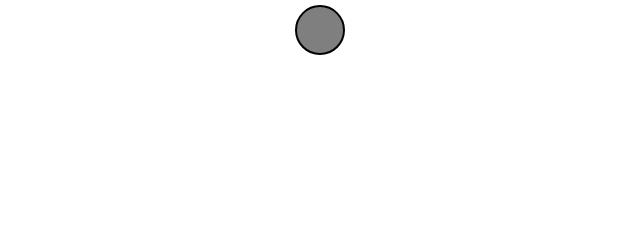
Frame 1 (no input)
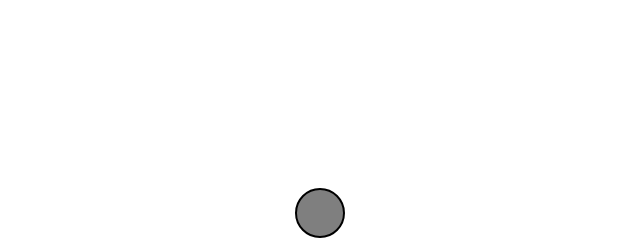
Frame 60 (no input)
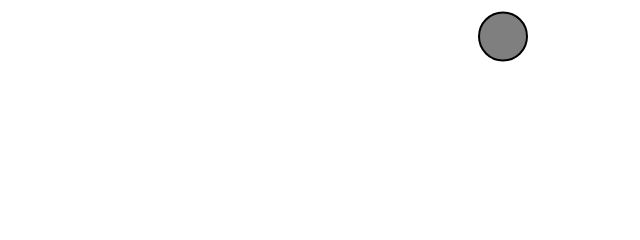
Frame 120 (the mouse pressed at the canvas centre since frame 60)

The p5.js sketch that drew these frames (run headless with seeded random() and noise() and a simulated clock; from frame 60 on, the mouse is pressed at the canvas centre):

// p5.js sketch
// ── sketch.js
// The Nature of Code
// Daniel Shiffman
// http://natureofcode.com

let mover;

function setup() {
  createCanvas(640, 240);
  mover = new Mover();
  createP('Click mouse to apply wind force.');
}

function draw() {
  background(255);

  let gravity = createVector(0, 0.1);
  mover.applyForce(gravity);

  if (mouseIsPressed) {
    let wind = createVector(0.1, 0);
    mover.applyForce(wind);
  }

  mover.update();
  mover.display();
  mover.checkEdges();
}

// ── mover.js
// The Nature of Code
// Daniel Shiffman
// http://natureofcode.com

class Mover {
  constructor() {
    this.mass = 1;
    this.position = createVector(width / 2, 30);
    this.velocity = createVector(0, 0);
    this.acceleration = createVector(0, 0);
  }

  applyForce(force) {
    var f = p5.Vector.div(force, this.mass);
    this.acceleration.add(f);
  }

  update() {
    this.velocity.add(this.acceleration);
    this.position.add(this.velocity);
    this.acceleration.mult(0);
  }

  display() {
    stroke(0);
    strokeWeight(2);
    fill(127);
    ellipse(this.position.x, this.position.y, 48, 48);
  }

  checkEdges() {
    if (this.position.x > width) {
      this.position.x = width;
      this.velocity.x *= -1;
    } else if (this.position.x < 0) {
      this.velocity.x *= -1;
      this.position.x = 0;
    }
    if (this.position.y > height) {
      this.velocity.y *= -1;
      this.position.y = height;
    }
  }

}
